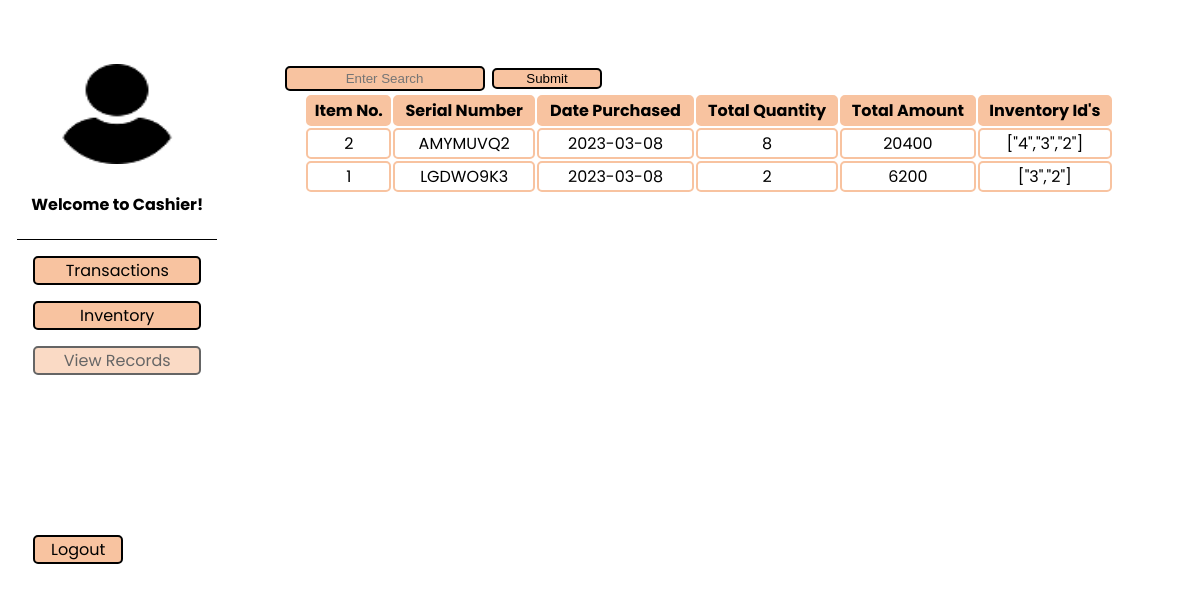
/view_orders/viewitem.php, run on an earlier commit of the app's database.
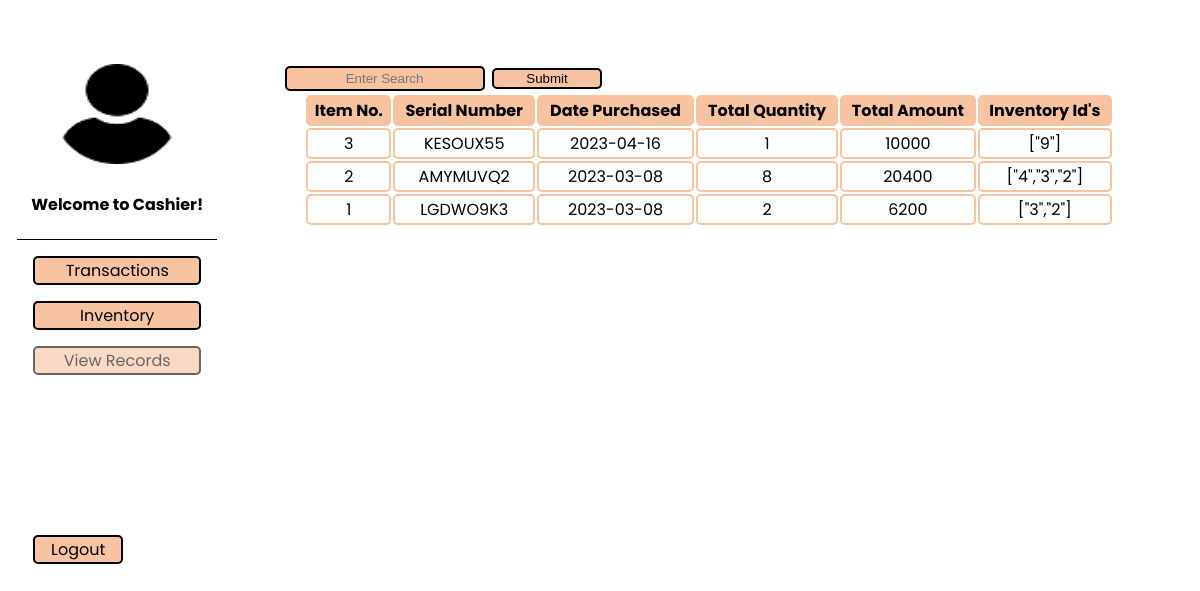
And on a later commit of the database.
### tables this page shows
CREATE TABLE `tbl_orders` (
  `order_id` int(50) NOT NULL,
  `order_date` varchar(50) NOT NULL,
  `total_quantity` int(50) NOT NULL,
  `total_amount` int(50) NOT NULL,
  `inventory_ids` varchar(2000) NOT NULL,
  `serial_number` varchar(50) NOT NULL
);

### view_orders/viewitem.php (the view, shortened to what this page needs)
<?php
include "../dbcon.php";
$search = $_GET['search'] ?? '';
if ($search) {
    $statement = $pdo->prepare('SELECT * FROM tbl_orders where serial_number like :INAME ORDER BY order_id desc');
    $statement->bindValue(':INAME', "%$search%");
} else {
    $statement = $pdo->prepare('SELECT * FROM tbl_orders ORDER BY order_id desc');
}
$statement->execute();
$row = $statement->fetchAll(PDO::FETCH_ASSOC);
?>
<!DOCTYPE html>
<html lang="en">
  <head>
    <link rel="stylesheet" href="../css/index.css" />
  </head>
  <body>
    <div class="admin-main">
      <div class="admin-image">
        <img
          src="../images/logoo.png"
          alt="admin logo"
          width="120"
          height="100"
        />
        <?php if ($_SESSION["Roles"] == 'admin'): ?>
          <h4>Welcome to Admin!</h4>
        <?php else: ?>
          <h4>Welcome to Cashier!</h4>
        <?php endif;?>
      </div>
      <ul>
        <li><a href="../order/order.php">Transactions</a></li>
        <li><a href="../inventory/inventory.php">Inventory</a></li>
        <li class="disabled" ><a href="">View Records</a></li>
        <li class="logout"><a href="../logout.php">Logout</a></li>
      </ul>
    </div>
    <div class="admin-contents">
      <div class="admin-tables">
        <div class="admin-select">
          <form action="" method="get">
		  	<input type="text"
			class="form-control"
			name="search"
			placeholder="Enter Search"
			value="<?php echo $search; ?>">
            <input type="submit" value="Submit" />
          </form>
        </div>
        <table class="inventory">
        <tr>
            <th>Item No.</th>
            <th>Serial Number</th>
            <th>Date Purchased</th>
            <th>Total Quantity</th>
            <th>Total Amount</th>
            <th>Inventory Id's</th>
        </tr>
		  <?php foreach ($row as $i => $item):?>
        <tr>
			<td><?php echo $item['order_id']; ?></td>
			<td><?php echo $item['serial_number']; ?></td>
			<td><?php echo $item['order_date']; ?></td>
			<td><?php echo $item['total_quantity']; ?></td>
			<td><?php echo $item['total_amount']; ?></td>
			<td><?php echo $item['inventory_ids']; ?></td>
        </tr>
        <?php endforeach;?>
        </table>
      </div>
    </div>
  </body>
</html>

What changed in the data, as far as the page shows it:
added tbl_orders: order_id "3", serial_number "KESOUX55", order_date "2023-04-16", total_quantity "1", total_amount "10000", inventory_ids "[\"9\"]"
